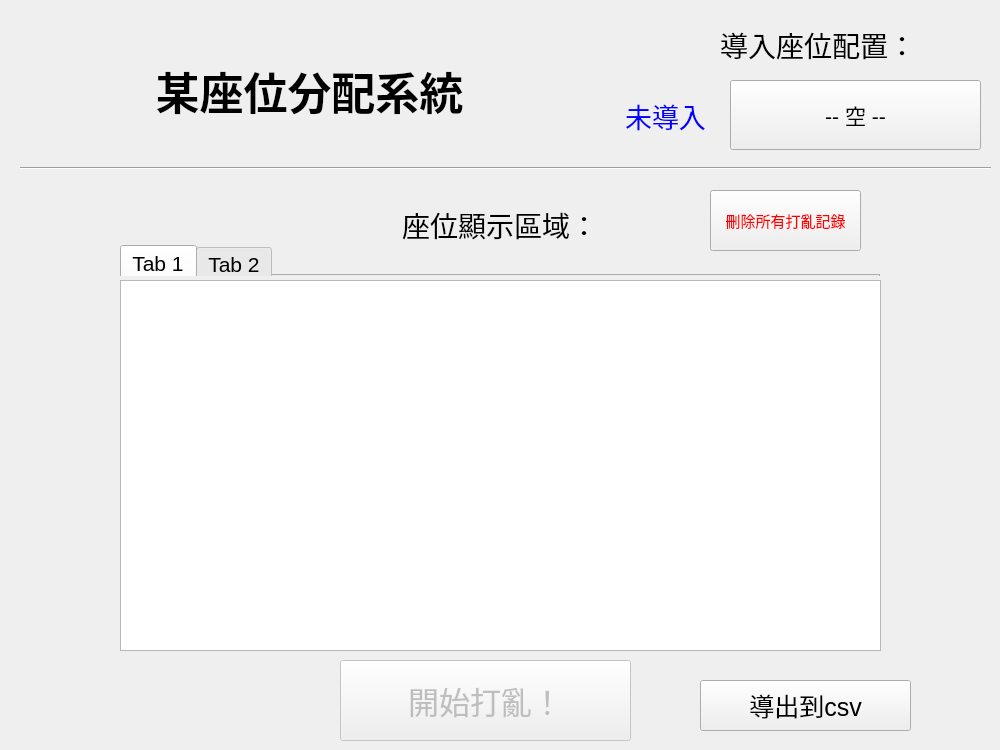
<?xml version="1.0" encoding="UTF-8"?>
<ui version="4.0">
 <class>Widget</class>
 <widget class="QWidget" name="Widget">
  <property name="geometry">
   <rect>
    <x>0</x>
    <y>0</y>
    <width>1000</width>
    <height>750</height>
   </rect>
  </property>
  <property name="windowTitle">
   <string>Form</string>
  </property>
  <widget class="QLabel" name="title">
   <property name="geometry">
    <rect>
     <x>149</x>
     <y>60</y>
     <width>321</width>
     <height>61</height>
    </rect>
   </property>
   <property name="font">
    <font>
     <pointsize>33</pointsize>
     <bold>true</bold>
    </font>
   </property>
   <property name="text">
    <string>某座位分配系統</string>
   </property>
   <property name="alignment">
    <set>Qt::AlignmentFlag::AlignCenter</set>
   </property>
  </widget>
  <widget class="QPushButton" name="csv_import">
   <property name="geometry">
    <rect>
     <x>730</x>
     <y>80</y>
     <width>251</width>
     <height>70</height>
    </rect>
   </property>
   <property name="font">
    <font>
     <pointsize>16</pointsize>
    </font>
   </property>
   <property name="text">
    <string>-- 空 --</string>
   </property>
  </widget>
  <widget class="QLabel" name="csv_import_title">
   <property name="geometry">
    <rect>
     <x>720</x>
     <y>10</y>
     <width>281</width>
     <height>70</height>
    </rect>
   </property>
   <property name="font">
    <font>
     <pointsize>21</pointsize>
    </font>
   </property>
   <property name="text">
    <string>導入座位配置：</string>
   </property>
  </widget>
  <widget class="QTabWidget" name="tab_display">
   <property name="geometry">
    <rect>
     <x>120</x>
     <y>245</y>
     <width>760</width>
     <height>31</height>
    </rect>
   </property>
   <property name="font">
    <font>
     <pointsize>16</pointsize>
    </font>
   </property>
   <property name="currentIndex">
    <number>0</number>
   </property>
   <widget class="QWidget" name="tab">
    <attribute name="title">
     <string>Tab 1</string>
    </attribute>
   </widget>
   <widget class="QWidget" name="tab_2">
    <attribute name="title">
     <string>Tab 2</string>
    </attribute>
   </widget>
  </widget>
  <widget class="QLabel" name="seat_viewer_title">
   <property name="geometry">
    <rect>
     <x>360</x>
     <y>190</y>
     <width>280</width>
     <height>70</height>
    </rect>
   </property>
   <property name="font">
    <font>
     <pointsize>21</pointsize>
    </font>
   </property>
   <property name="text">
    <string>座位顯示區域：</string>
   </property>
   <property name="alignment">
    <set>Qt::AlignmentFlag::AlignCenter</set>
   </property>
  </widget>
  <widget class="QTableWidget" name="seat_viewer">
   <property name="geometry">
    <rect>
     <x>120</x>
     <y>280</y>
     <width>761</width>
     <height>371</height>
    </rect>
   </property>
   <property name="editTriggers">
    <set>QAbstractItemView::EditTrigger::NoEditTriggers</set>
   </property>
   <property name="showGrid">
    <bool>true</bool>
   </property>
   <attribute name="horizontalHeaderVisible">
    <bool>false</bool>
   </attribute>
   <attribute name="verticalHeaderVisible">
    <bool>false</bool>
   </attribute>
  </widget>
  <widget class="Line" name="line">
   <property name="geometry">
    <rect>
     <x>20</x>
     <y>160</y>
     <width>971</width>
     <height>16</height>
    </rect>
   </property>
   <property name="orientation">
    <enum>Qt::Orientation::Horizontal</enum>
   </property>
  </widget>
  <widget class="QPushButton" name="begin_shuffle">
   <property name="enabled">
    <bool>false</bool>
   </property>
   <property name="geometry">
    <rect>
     <x>340</x>
     <y>660</y>
     <width>291</width>
     <height>81</height>
    </rect>
   </property>
   <property name="font">
    <font>
     <pointsize>23</pointsize>
    </font>
   </property>
   <property name="text">
    <string>開始打亂！</string>
   </property>
  </widget>
  <widget class="QPushButton" name="delete_all_button">
   <property name="geometry">
    <rect>
     <x>710</x>
     <y>190</y>
     <width>151</width>
     <height>61</height>
    </rect>
   </property>
   <property name="font">
    <font>
     <pointsize>11</pointsize>
    </font>
   </property>
   <property name="styleSheet">
    <string notr="true">color: red;</string>
   </property>
   <property name="text">
    <string>刪除所有打亂記錄</string>
   </property>
  </widget>
  <widget class="QPushButton" name="export_button">
   <property name="geometry">
    <rect>
     <x>700</x>
     <y>680</y>
     <width>211</width>
     <height>51</height>
    </rect>
   </property>
   <property name="font">
    <font>
     <pointsize>19</pointsize>
    </font>
   </property>
   <property name="text">
    <string>導出到csv</string>
   </property>
  </widget>
  <widget class="QLabel" name="csv_import_state">
   <property name="geometry">
    <rect>
     <x>610</x>
     <y>90</y>
     <width>111</width>
     <height>51</height>
    </rect>
   </property>
   <property name="font">
    <font>
     <pointsize>20</pointsize>
    </font>
   </property>
   <property name="styleSheet">
    <string notr="true">color: blue;</string>
   </property>
   <property name="text">
    <string>未導入</string>
   </property>
   <property name="alignment">
    <set>Qt::AlignmentFlag::AlignCenter</set>
   </property>
  </widget>
 </widget>
 <resources/>
 <connections/>
</ui>
